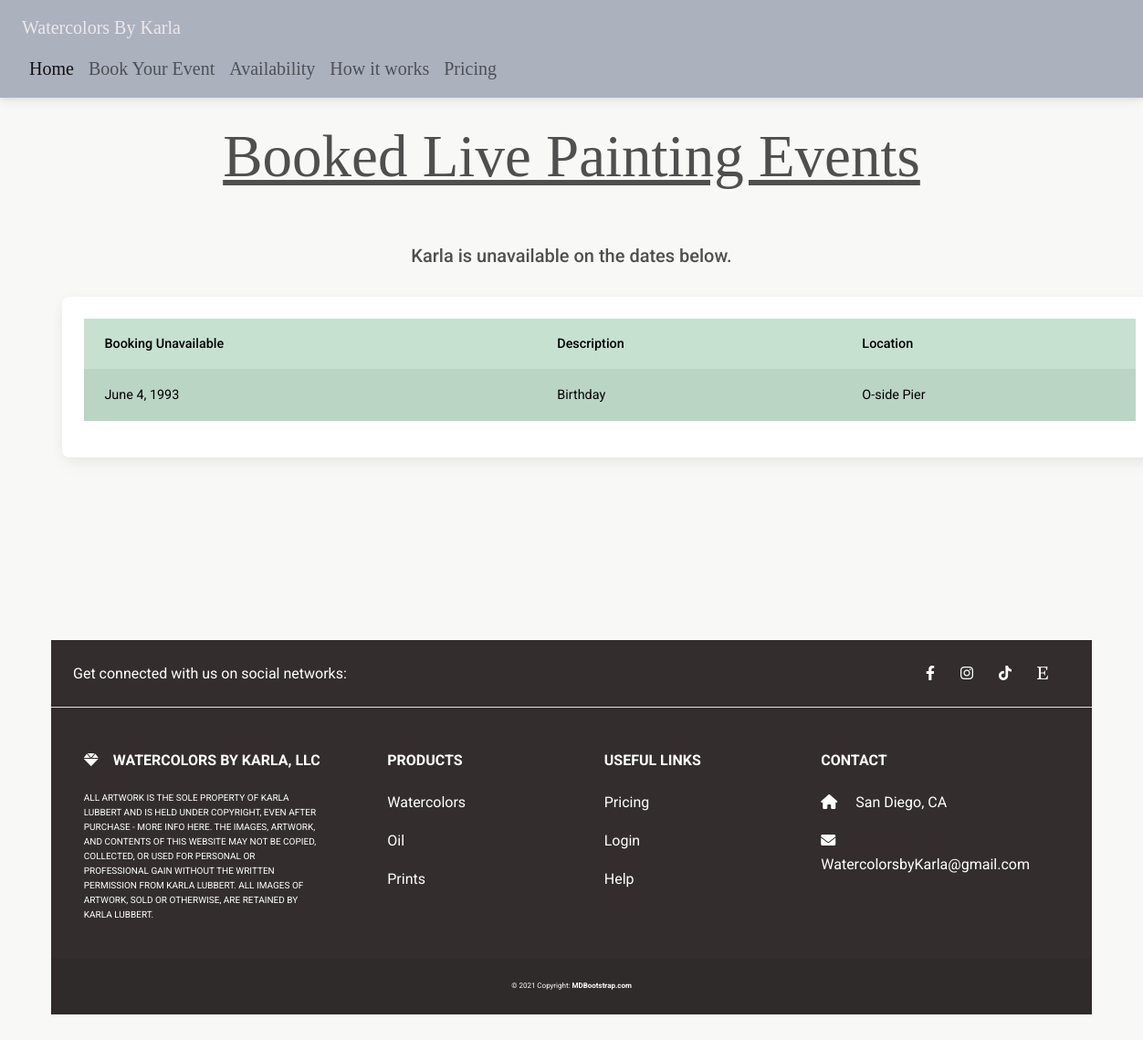
Before: /accounts/events/ with the older database file.
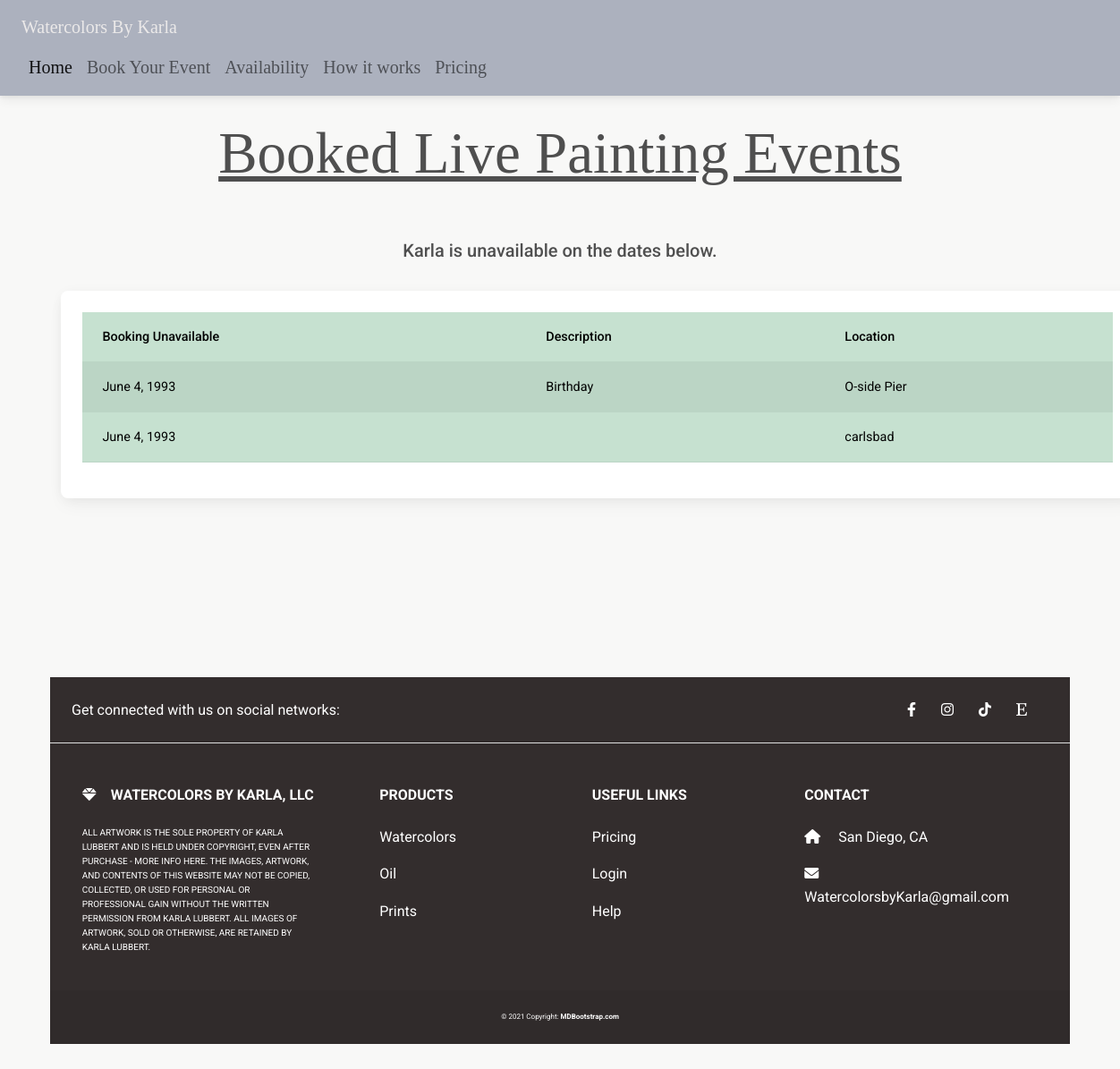
After: the same page with the newer database file.
### accounts/models.py (models this page shows, shortened)
class LivePaintEvent(models.Model):
    name = models.CharField('Client Name',max_length=128)
    phone = models.CharField('Phone',max_length=60)
    event_date = models.DateField('Event Date')
    venue = models.CharField('Venue Location', max_length=128)
    guest_count= models.CharField('Estimated Guest Count', max_length=128)
    reference = models.CharField('How Did You Hear About Us?', max_length=128)
    wedding_planner =  models.CharField('Event Planner Name',max_length=128)
    description = models.TextField(blank = True)
    email = models.EmailField('Email', max_length=256, blank=True)

### accounts/views.py (the view)
# urls.py: path('events/', views.all_events, name='events'),
def all_events(request):
    event_list = LivePaintEvent.objects.all().order_by('event_date')
    return render(request, 'accounts/events.html',
                  {'event_list': event_list})

### templates/accounts/events.html (shortened to what this page needs)
{% extends 'base.html' %}
{% load static %}
{% block content %}
<body class="homebg">
<center>
<h1 style="
    padding: 25px;
    text-decoration: underline;
    font-size: 65px;
    font-family: Cambria, Cochin, Georgia, Times, 'Times New Roman', serif;"
>Booked Live Painting Events</h1>
<h5 style="padding: 25px">Karla is unavailable on the dates below.</h5>
    <div class="container">
        <div class="row">
            <div class="col-md-5">
                <div class ="card card-body" style="width:1200px;">
                    <table id="events_list" class ="table table-success table-striped">
                        <tr>
                            <th>Booking Unavailable</th>
                            <th>Description</th>
                            <th>Location</th>
                        </tr>
                        {% for event in event_list %}
                            <tr class="table-active">
                                <td>{{ event.event_date }}</td>
                                <td>{{ event.description | truncatechars:250 }}</td>
                                <td>{{ event.venue }}</td>
                            </tr>
                        {% endfor %}
                    </table>
                </div>
            </div>
        </div>
    </div>
</center>
</body>
{% endblock content %}

Changed rows visible on the page:
added LivePaintEvent: event_date "June 4, 1993", venue "carlsbad"
